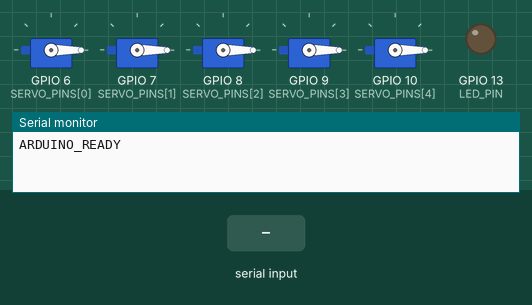
This sketch was run on a simulated ESP32. Parts: 5 × servo, output pins drawn as LEDs (lit = HIGH), the last lines printed to the serial monitor. The inputs (shaded band) are chosen by the test bench.

Above: at 1.7 s.
1.8 s: "OPEN_FA\n" received over Serial
At 3.6 s:
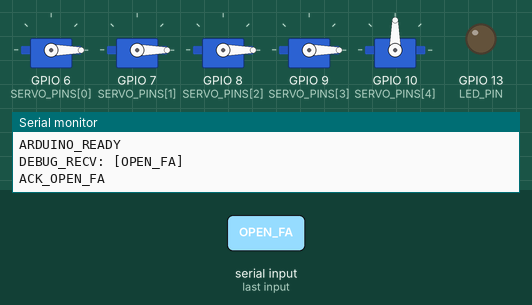
3.9 s: "OPEN_1\n" received over the second serial link
At 4.9 s:
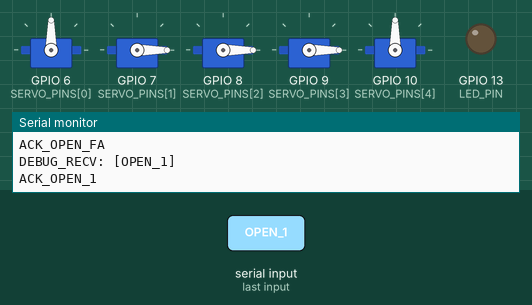
5.6 s: "OPEN_2\n" received over Serial
At 6.2 s:
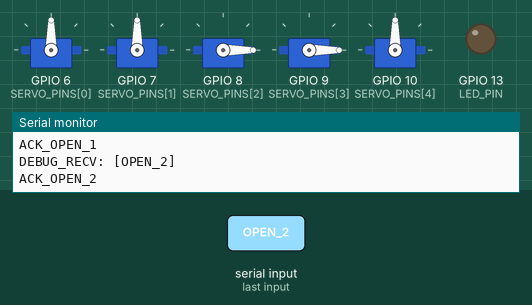
7.3 s: "CLOSE_1\n" received over the second serial link
At 8.6 s:
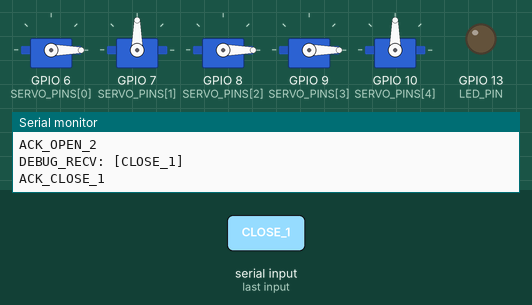
9.0 s: "OPEN_3\n" received over Serial
At 9.9 s:
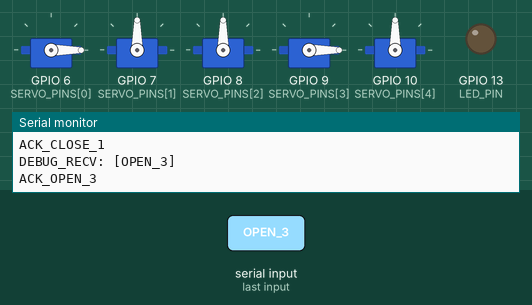
10.7 s: "OPEN_4\n" received over the second serial link
At 11.2 s:
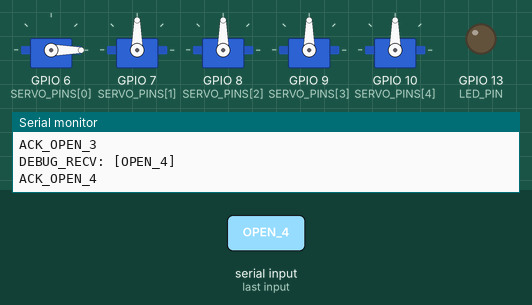
Timing chart, 0 to 13.4 s (numbered marks = the images above; inputs shaded):
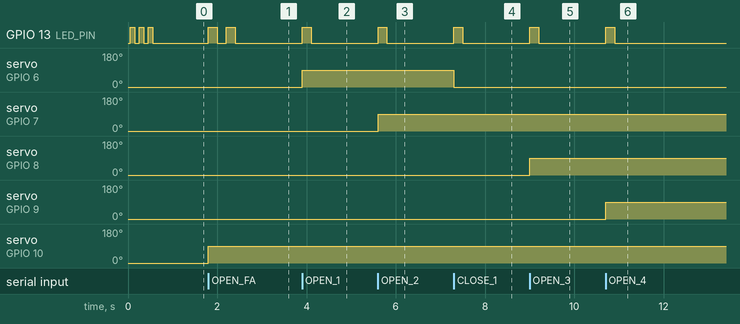

Measured:
- after the input at 1.8 s, GPIO 13 (LED_PIN): alternates HIGH for 0.20 s and LOW for 0.20 s, 4 changes in all, then stays LOW, starting at once; servo on GPIO 10 (SERVO_PINS[4]): 0° → 90° at once
- after the input at 3.9 s, GPIO 13 (LED_PIN): LOW → HIGH at once, → LOW 0.20 s later; servo on GPIO 6 (SERVO_PINS[0]): 0° → 90° at once
- after the input at 5.6 s, GPIO 13 (LED_PIN): LOW → HIGH at once, → LOW 0.20 s later; servo on GPIO 7 (SERVO_PINS[1]): 0° → 90° at once
- after the input at 7.3 s, GPIO 13 (LED_PIN): LOW → HIGH at once, → LOW 0.20 s later; servo on GPIO 6 (SERVO_PINS[0]): 90° → 0° at once
- after the input at 9.0 s, GPIO 13 (LED_PIN): LOW → HIGH at once, → LOW 0.20 s later; servo on GPIO 8 (SERVO_PINS[2]): 0° → 90° at once
- after the input at 10.7 s, GPIO 13 (LED_PIN): LOW → HIGH at once, → LOW 0.20 s later; servo on GPIO 9 (SERVO_PINS[3]): 0° → 90° at once

The sketch:

H.E.A.L.E.R_Mega_Attach_.ino
```cpp
/*
 * H.E.A.L.E.R - Arduino Mega Firmware
 * ------------------------------------
 * Controls 4 medicine compartments (servos), ESP32-CAM trigger,
 * and RFID authentication for the H.E.A.L.E.R system.
 *
 * Hardware: Arduino Mega 2560
 * Libraries: Servo, SPI, MFRC522
 */

#include <Servo.h>
#include <SPI.h>
#include <MFRC522.h>
#include <avr/wdt.h>

// --- Configuration ---
const int SERVO_OPEN_ANGLE = 90;
const int SERVO_CLOSE_ANGLE = 0;
const int BAUD_RATE = 9600;
unsigned long lastRFIDCheck = 0;
const int RFID_INTERVAL = 100; // Check every 100ms

// --- Pin Assignments ---
const int SERVO_PINS[] = {6, 7, 8, 9, 10}; // CP 1, 2, 3, 4, FA (First Aid)
const int CAM_TRIGGER_PIN = 22;
const int RFID_RST_PIN = 5;
const int RFID_SS_PIN = 53; // Mega SS pin
const int LED_PIN = 13;

// --- Global Objects ---
Servo servos[5];
MFRC522 mfrc522(RFID_SS_PIN, RFID_RST_PIN);

// String buffer for serial commands
String inputString = "";

void setup() {
  // 1. Initialize Serial
  Serial.begin(BAUD_RATE);  // For USB Debugging
  Serial1.begin(BAUD_RATE); // For ESP32-CAM (Pins 18/19)
  inputString.reserve(50);

  // ... (rest of setup)

  // 2. Initialize Servos
  for (int i = 0; i < 5; i++) {
    servos[i].attach(SERVO_PINS[i]);
    servos[i].write(SERVO_CLOSE_ANGLE);
  }

  // 3. Initialize CAM Trigger
  pinMode(CAM_TRIGGER_PIN, OUTPUT);
  digitalWrite(CAM_TRIGGER_PIN, LOW);

  // 4. Initialize LED
  pinMode(LED_PIN, OUTPUT);
  digitalWrite(LED_PIN, LOW);

  // 5. Initialize RFID (SPI)
  SPI.begin();
  mfrc522.PCD_Init();

  // 6. Signal Readiness
  Serial.println("ARDUINO_READY");
  blinkLED(3, 100); // 3 quick blinks on start
}

void loop() {
  // A. Check for Serial Commands
  handleSerial();

  // B. Poll for RFID (Throttled)
  if (millis() - lastRFIDCheck >= RFID_INTERVAL) {
    checkRFID();
    lastRFIDCheck = millis();
  }
}

/**
 * Handle incoming serial data
 */
void handleSerial() {
  // Listen to USB (Serial)
  while (Serial.available()) {
    char inChar = (char)Serial.read();
    handleChar(inChar);
  }

  // Listen to Bluetooth (Serial1)
  while (Serial1.available()) {
    char inChar = (char)Serial1.read();
    handleChar(inChar);
  }
}

void handleChar(char inChar) {
  if (inChar == '\n') {
    processCommand(inputString);
    inputString = "";
  } else {
    if (inChar != '\r') {
      inputString += inChar;
    }
  }
}

/**
 * Process received command string
 */
void processCommand(String cmd) {
  cmd.trim();
  sendResponse("DEBUG_RECV: [" + cmd + "]");

  if (cmd == "OPEN_1") { openServo(0); }
  else if (cmd == "OPEN_2") { openServo(1); }
  else if (cmd == "OPEN_3") { openServo(2); }
  else if (cmd == "OPEN_4") { openServo(3); }
  else if (cmd == "OPEN_FA") { openFAServo(); }

  else if (cmd == "CLOSE_1") { closeServo(0); }
  else if (cmd == "CLOSE_2") { closeServo(1); }
  else if (cmd == "CLOSE_3") { closeServo(2); }
  else if (cmd == "CLOSE_4") { closeServo(3); }
  else if (cmd == "CLOSE_FA") { closeFAServo(); }

  else if (cmd == "CAM_ON") {
    digitalWrite(CAM_TRIGGER_PIN, HIGH);
    sendResponse("ACK_CAM_ON");
  }
  else if (cmd == "CAM_OFF") {
    digitalWrite(CAM_TRIGGER_PIN, LOW);
    sendResponse("ACK_CAM_OFF");
  }

  else if (cmd == "OPEN_ALL") {
    for (int i = 0; i < 5; i++) {
      servos[i].write(SERVO_OPEN_ANGLE);
      delay(500); // 0.5s gap to protect power supply
    }
    sendResponse("ACK_OPEN_ALL");
  }
  else if (cmd == "CLOSE_ALL") {
    for (int i = 0; i < 5; i++) {
      servos[i].write(SERVO_CLOSE_ANGLE);
      delay(500); // 0.5s gap to protect power supply
    }
    sendResponse("ACK_CLOSE_ALL");
  }

  else if (cmd == "REBOOT") {
    sendResponse("ACK_REBOOTING...");
    delay(100);
    wdt_enable(WDTO_15MS); // Suicide timer for reboot
    while(1); // Wait for the dog to bite
  }

  else if (cmd.length() > 0) {
    sendResponse("ERR_UNKNOWN_CMD");
  }
}

void sendResponse(String msg) {
  Serial.println(msg);  // Send to USB
  Serial1.println(msg); // Send to Bluetooth
}

/**
 * Control logic for single servo open
 */
void openServo(int index) {
  servos[index].write(SERVO_OPEN_ANGLE);
  sendResponse("ACK_OPEN_" + String(index + 1));
  blinkLED(1, 200);
}

/**
 * Control logic for single servo close
 */
void closeServo(int index) {
  servos[index].write(SERVO_CLOSE_ANGLE);
  sendResponse("ACK_CLOSE_" + String(index + 1));
  blinkLED(1, 200);
}

/**
 * Control logic for First Aid servo open
 */
void openFAServo() {
  servos[4].write(SERVO_OPEN_ANGLE);
  sendResponse("ACK_OPEN_FA");
  blinkLED(2, 200); // 2 blinks for FA
}

/**
 * Control logic for First Aid servo close
 */
void closeFAServo() {
  servos[4].write(SERVO_CLOSE_ANGLE);
  sendResponse("ACK_CLOSE_FA");
  blinkLED(1, 200);
}

/**
 * Poll for RFID card presence
 */
void checkRFID() {
  // Look for new cards
  if ( ! mfrc522.PICC_IsNewCardPresent()) return;
  // Select one of the cards
  if ( ! mfrc522.PICC_ReadCardSerial()) return;

  // Signal detection to both USB and App
  sendResponse("RFID_DETECTED");
  blinkLED(2, 100);

  // Stop crypto on PICC
  mfrc522.PICC_HaltA();
  mfrc522.PCD_StopCrypto1();
}

/**
 * Helper to blink the onboard LED
 */
void blinkLED(int count, int ms) {
  for (int i = 0; i < count; i++) {
    digitalWrite(LED_PIN, HIGH);
    delay(ms);
    digitalWrite(LED_PIN, LOW);
    if (i < count - 1) delay(ms);
  }
}
```
